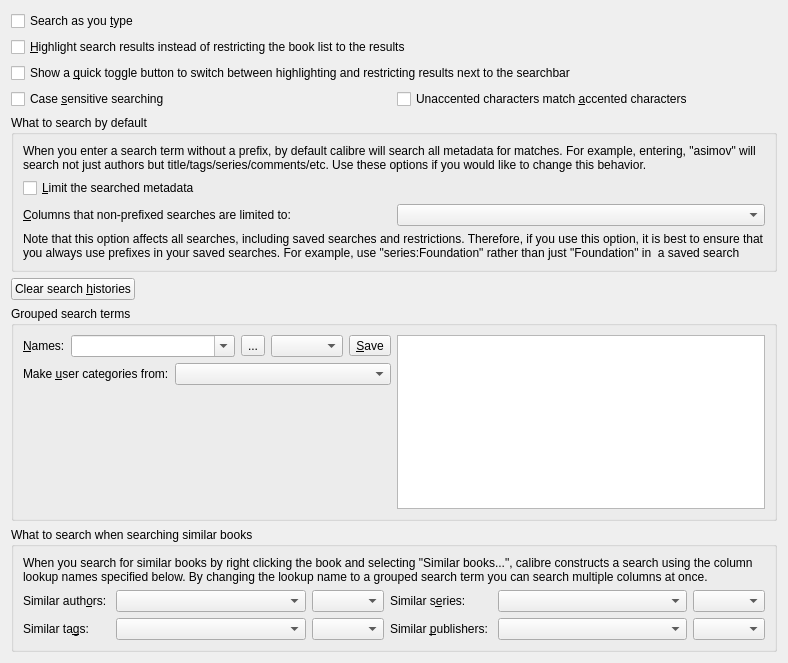
<?xml version="1.0" encoding="UTF-8"?>
<ui version="4.0">
 <class>Form</class>
 <widget class="QWidget" name="Form">
  <property name="geometry">
   <rect>
    <x>0</x>
    <y>0</y>
    <width>788</width>
    <height>663</height>
   </rect>
  </property>
  <property name="windowTitle">
   <string>Form</string>
  </property>
  <layout class="QGridLayout" name="gridLayout">
   <item row="7" column="0" colspan="2">
    <widget class="QGroupBox" name="groupBox">
     <property name="title">
      <string>What to search by default</string>
     </property>
     <layout class="QGridLayout" name="gridLayout_2">
      <item row="0" column="0" colspan="2">
       <widget class="QLabel" name="label">
        <property name="text">
         <string>When you enter a search term without a prefix, by default calibre will search all metadata for matches. For example, entering, &quot;asimov&quot; will search not just authors but title/tags/series/comments/etc. Use these options if you would like to change this behavior.</string>
        </property>
        <property name="wordWrap">
         <bool>true</bool>
        </property>
       </widget>
      </item>
      <item row="1" column="0" colspan="2">
       <widget class="QCheckBox" name="opt_limit_search_columns">
        <property name="text">
         <string>&amp;Limit the searched metadata</string>
        </property>
       </widget>
      </item>
      <item row="2" column="0">
       <widget class="QLabel" name="label_2">
        <property name="text">
         <string>&amp;Columns that non-prefixed searches are limited to:</string>
        </property>
        <property name="buddy">
         <cstring>opt_limit_search_columns_to</cstring>
        </property>
       </widget>
      </item>
      <item row="2" column="1">
       <widget class="EditWithComplete" name="opt_limit_search_columns_to"/>
      </item>
      <item row="5" column="0" colspan="2">
       <widget class="QLabel" name="label_3">
        <property name="text">
         <string>Note that this option affects all searches, including saved searches and restrictions. Therefore, if you use this option, it is best to ensure that you always use prefixes in your saved searches. For example, use &quot;series:Foundation&quot; rather than just &quot;Foundation&quot; in  a saved search</string>
        </property>
        <property name="wordWrap">
         <bool>true</bool>
        </property>
       </widget>
      </item>
     </layout>
    </widget>
   </item>
   <item row="10" column="0" colspan="2">
    <widget class="QGroupBox" name="groupBox22">
     <property name="title">
      <string>What to search when searching similar books</string>
     </property>
     <layout class="QGridLayout" name="gridLayout_22">
      <item row="0" column="0" colspan="6">
       <widget class="QLabel" name="label">
        <property name="text">
         <string>&lt;p&gt;When you search for similar books by right clicking the
         book and selecting &quot;Similar books...&quot;,
         calibre constructs a search using the column lookup names specified below.
         By changing the lookup name to a grouped search term you can
         search multiple columns at once.&lt;/p&gt;</string>
        </property>
        <property name="wordWrap">
         <bool>true</bool>
        </property>
       </widget>
      </item>
      <item row="1" column="0">
       <widget class="QLabel" name="label_221">
        <property name="text">
         <string>Similar auth&amp;ors: </string>
        </property>
        <property name="buddy">
         <cstring>similar_authors_search_key</cstring>
        </property>
       </widget>
      </item>
      <item row="1" column="1">
       <widget class="QComboBox" name="similar_authors_search_key">
        <property name="sizePolicy">
         <sizepolicy hsizetype="Preferred" vsizetype="Fixed">
          <horstretch>10</horstretch>
          <verstretch>0</verstretch>
         </sizepolicy>
        </property>
       </widget>
      </item>
      <item row="1" column="2">
       <widget class="QComboBox" name="opt_similar_authors_match_kind"/>
      </item>
      <item row="1" column="3">
       <widget class="QLabel" name="label_222">
        <property name="text">
         <string>Similar s&amp;eries: </string>
        </property>
        <property name="buddy">
         <cstring>similar_series_search_key</cstring>
        </property>
       </widget>
      </item>
      <item row="1" column="4">
       <widget class="QComboBox" name="similar_series_search_key">
        <property name="sizePolicy">
         <sizepolicy hsizetype="Preferred" vsizetype="Fixed">
          <horstretch>10</horstretch>
          <verstretch>0</verstretch>
         </sizepolicy>
        </property>
       </widget>
      </item>
      <item row="1" column="5">
       <widget class="QComboBox" name="opt_similar_series_match_kind"/>
      </item>
      <item row="2" column="0">
       <widget class="QLabel" name="label_223">
        <property name="text">
         <string>Similar ta&amp;gs: </string>
        </property>
        <property name="buddy">
         <cstring>similar_tags_search_key</cstring>
        </property>
       </widget>
      </item>
      <item row="2" column="1">
       <widget class="QComboBox" name="similar_tags_search_key"/>
      </item>
      <item row="2" column="2">
       <widget class="QComboBox" name="opt_similar_tags_match_kind"/>
      </item>
      <item row="2" column="3">
       <widget class="QLabel" name="label_224">
        <property name="text">
         <string>Similar &amp;publishers: </string>
        </property>
        <property name="buddy">
         <cstring>similar_publisher_search_key</cstring>
        </property>
       </widget>
      </item>
      <item row="2" column="4">
       <widget class="QComboBox" name="similar_publisher_search_key"/>
      </item>
      <item row="2" column="5">
       <widget class="QComboBox" name="opt_similar_publisher_match_kind"/>
      </item>
     </layout>
    </widget>
   </item>
   <item row="8" column="0" colspan="2">
    <widget class="QPushButton" name="clear_history_button">
     <property name="sizePolicy">
      <sizepolicy hsizetype="Maximum" vsizetype="Fixed">
       <horstretch>0</horstretch>
       <verstretch>0</verstretch>
      </sizepolicy>
     </property>
     <property name="toolTip">
      <string>Clear search histories from all over calibre. Including the book list, E-book viewer, fetch news dialog, etc.</string>
     </property>
     <property name="text">
      <string>Clear search &amp;histories</string>
     </property>
    </widget>
   </item>
   <item row="0" column="0">
    <widget class="QCheckBox" name="opt_search_as_you_type">
     <property name="text">
      <string>Search as you &amp;type</string>
     </property>
    </widget>
   </item>
   <item row="1" column="0" colspan="2">
    <widget class="QCheckBox" name="opt_highlight_search_matches">
     <property name="text">
      <string>&amp;Highlight search results instead of restricting the book list to the results</string>
     </property>
    </widget>
   </item>
   <item row="9" column="0" colspan="2">
    <widget class="QGroupBox" name="groupBox_2">
     <property name="title">
      <string>Grouped search terms</string>
     </property>
     <layout class="QGridLayout" name="gridLayout_3">
      <item row="0" column="0">
       <layout class="QHBoxLayout" name="l12">
        <item>
         <widget class="QLabel" name="la10">
          <property name="text">
           <string>&amp;Names:</string>
          </property>
          <property name="buddy">
           <cstring>gst_names</cstring>
          </property>
         </widget>
        </item>
        <item>
         <widget class="QComboBox" name="gst_names">
          <property name="sizePolicy">
           <sizepolicy hsizetype="Expanding" vsizetype="Fixed">
            <horstretch>0</horstretch>
            <verstretch>0</verstretch>
           </sizepolicy>
          </property>
          <property name="toolTip">
           <string>Contains the names of the currently-defined group search terms.
Create a new name by entering it into the empty box, then
pressing Save. Rename a search term by selecting it then
changing the name and pressing Save. Change the value of
a search term by changing the value box then pressing Save.</string>
          </property>
          <property name="editable">
           <bool>true</bool>
          </property>
          <property name="minimumContentsLength">
           <number>10</number>
          </property>
         </widget>
        </item>
        <item>
         <widget class="QToolButton" name="gst_delete_button">
          <property name="toolTip">
           <string>Delete the current search term</string>
          </property>
          <property name="text">
           <string>...</string>
          </property>
          <property name="icon">
           <iconset resource="../../../../resources/images.qrc">
            <normaloff>:/images/trash.png</normaloff>:/images/trash.png</iconset>
          </property>
         </widget>
        </item>
        <item>
         <widget class="EditWithComplete" name="gst_value"/>
        </item>
        <item>
         <widget class="QToolButton" name="gst_save_button">
          <property name="toolTip">
           <string>Save the current search term. You can rename a search term by
changing the name then pressing Save. You can change the value
of a search term by changing the value box then pressing Save.</string>
          </property>
          <property name="text">
           <string>&amp;Save</string>
          </property>
         </widget>
        </item>
       </layout>
      </item>
      <item row="0" column="1" rowspan="3">
       <widget class="QTextBrowser" name="gst_explanation">
        <property name="sizePolicy">
         <sizepolicy hsizetype="Expanding" vsizetype="Expanding">
          <horstretch>0</horstretch>
          <verstretch>100</verstretch>
         </sizepolicy>
        </property>
       </widget>
      </item>
      <item row="1" column="0">
       <layout class="QHBoxLayout">
        <item>
         <widget class="QLabel" name="l11">
          <property name="text">
           <string>Make &amp;user categories from:</string>
          </property>
          <property name="buddy">
           <cstring>opt_grouped_search_make_user_categories</cstring>
          </property>
         </widget>
        </item>
        <item>
         <widget class="EditWithComplete" name="opt_grouped_search_make_user_categories">
          <property name="sizePolicy">
           <sizepolicy hsizetype="Expanding" vsizetype="Fixed">
            <horstretch>0</horstretch>
            <verstretch>0</verstretch>
           </sizepolicy>
          </property>
          <property name="toolTip">
           <string>Enter the names of any grouped search terms you wish
to be shown as user categories</string>
          </property>
         </widget>
        </item>
       </layout>
      </item>
      <item row="2" column="0">
       <spacer name="verticalSpacer">
        <property name="orientation">
         <enum>Qt::Vertical</enum>
        </property>
        <property name="sizeHint" stdset="0">
         <size>
          <width>20</width>
          <height>40</height>
         </size>
        </property>
       </spacer>
      </item>
     </layout>
    </widget>
   </item>
   <item row="2" column="0" colspan="2">
    <widget class="QCheckBox" name="opt_show_highlight_toggle_button">
     <property name="toolTip">
      <string>&lt;p&gt;This option will cause a small button to appear next to the search bar. Clicking the button will toggle between showing only the search results and showing all books with the search results highlighted.</string>
     </property>
     <property name="text">
      <string>Show a &amp;quick toggle button to switch between highlighting and restricting results next to the searchbar</string>
     </property>
    </widget>
   </item>
   <item row="3" column="0">
    <widget class="QCheckBox" name="opt_case_sensitive">
     <property name="text">
      <string>Case &amp;sensitive searching</string>
     </property>
    </widget>
   </item>
   <item row="3" column="1">
    <widget class="QCheckBox" name="opt_use_primary_find_in_search">
     <property name="text">
      <string>Unaccented characters match &amp;accented characters</string>
     </property>
    </widget>
   </item>
  </layout>
 </widget>
 <customwidgets>
  <customwidget>
   <class>EditWithComplete</class>
   <extends>QComboBox</extends>
   <header>calibre/gui2/complete2.h</header>
  </customwidget>
 </customwidgets>
 <resources>
  <include location="../../../../resources/images.qrc"/>
 </resources>
 <connections/>
</ui>
